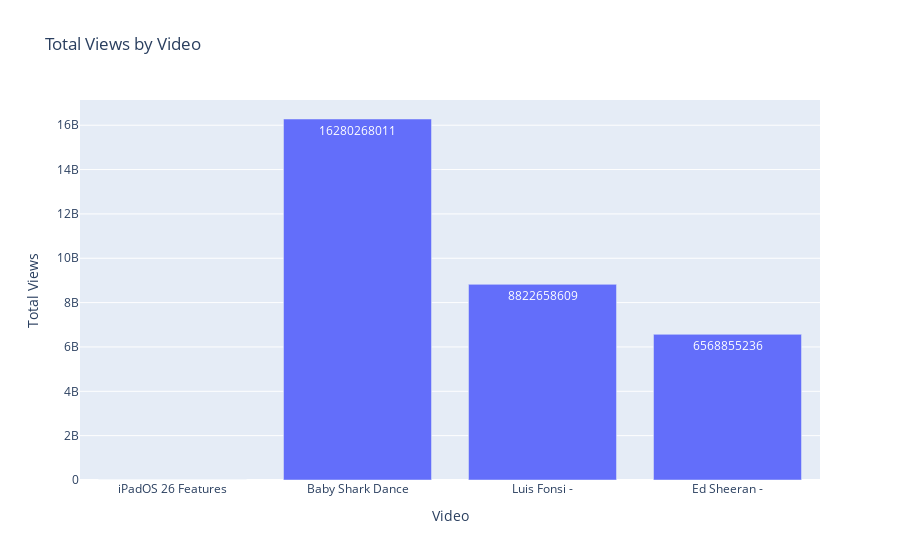
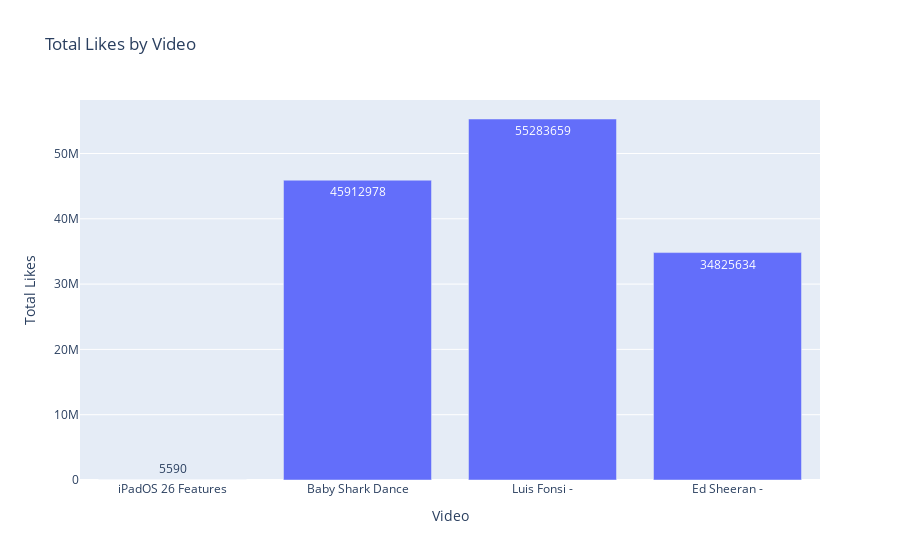
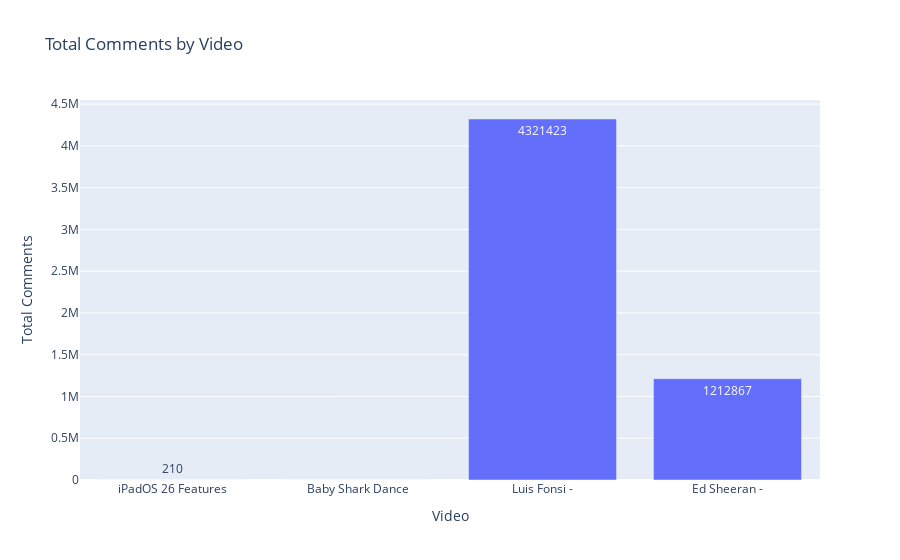

Source (notebook cell) for these figures, in order:
### Code cell
import plotly.express as px

summary = {}
for stat in received_stats:
    video = trim_title(stat.get("title", stat.get("video_id", "Unknown")))
    summary[video] = stat

videos = list(summary.keys())
total_viewers = [summary[vid]["viewers"] for vid in videos]
total_likes = [summary[vid]["likes"] for vid in videos]
total_comments = [summary[vid]["comments"] for vid in videos]

fig_total = px.bar(
    x=videos,
    y=total_viewers,
    labels={'x': 'Video', 'y': 'Total Views'},
    title="Total Views by Video",
    text=total_viewers
)
fig_total.show()

fig_likes = px.bar(
    x=videos,
    y=total_likes,
    labels={'x': 'Video', 'y': 'Total Likes'},
    title="Total Likes by Video",
    text=total_likes
)
fig_likes.show()

fig_comments = px.bar(
    x=videos,
    y=total_comments,
    labels={'x': 'Video', 'y': 'Total Comments'},
    title="Total Comments by Video",
    text=total_comments
)
fig_comments.show()

### Figure 1 — Plotly figure (JSON) as saved in the notebook; plotly's stock layout.template omitted (floating-point values rounded to 4 significant figures)
{"data": [{"hovertemplate": "Video=%{x}<br>Total Views=%{y}<br>text=%{text}<extra></extra>", "legendgroup": "", "marker": {"color": "#636efa", "pattern": {"shape": ""}}, "name": "", "orientation": "v", "showlegend": false, "text": [129200.0, 16280000000.0, 8823000000.0, 6569000000.0], "textposition": "auto", "type": "bar", "x": ["iPadOS 26 Features", "Baby Shark Dance", "Luis Fonsi -", "Ed Sheeran -"], "xaxis": "x", "y": [129224, 16280268011, 8822658609, 6568855236], "yaxis": "y"}], "layout": {"barmode": "relative", "legend": {"tracegroupgap": 0}, "title": {"text": "Total Views by Video"}, "xaxis": {"anchor": "y", "domain": [0, 1], "title": {"text": "Video"}}, "yaxis": {"anchor": "x", "domain": [0, 1], "title": {"text": "Total Views"}}}}

### Figure 2 — Plotly figure (JSON) as saved in the notebook; plotly's stock layout.template omitted (floating-point values rounded to 4 significant figures)
{"data": [{"hovertemplate": "Video=%{x}<br>Total Likes=%{y}<br>text=%{text}<extra></extra>", "legendgroup": "", "marker": {"color": "#636efa", "pattern": {"shape": ""}}, "name": "", "orientation": "v", "showlegend": false, "text": [5590.0, 45910000.0, 55280000.0, 34830000.0], "textposition": "auto", "type": "bar", "x": ["iPadOS 26 Features", "Baby Shark Dance", "Luis Fonsi -", "Ed Sheeran -"], "xaxis": "x", "y": [5590, 45912978, 55283659, 34825634], "yaxis": "y"}], "layout": {"barmode": "relative", "legend": {"tracegroupgap": 0}, "title": {"text": "Total Likes by Video"}, "xaxis": {"anchor": "y", "domain": [0, 1], "title": {"text": "Video"}}, "yaxis": {"anchor": "x", "domain": [0, 1], "title": {"text": "Total Likes"}}}}

### Figure 3 — Plotly figure (JSON) as saved in the notebook; plotly's stock layout.template omitted (floating-point values rounded to 4 significant figures)
{"data": [{"hovertemplate": "Video=%{x}<br>Total Comments=%{y}<br>text=%{text}<extra></extra>", "legendgroup": "", "marker": {"color": "#636efa", "pattern": {"shape": ""}}, "name": "", "orientation": "v", "showlegend": false, "text": [210.0, 0.0, 4321000.0, 1213000.0], "textposition": "auto", "type": "bar", "x": ["iPadOS 26 Features", "Baby Shark Dance", "Luis Fonsi -", "Ed Sheeran -"], "xaxis": "x", "y": [210, 0, 4321423, 1212867], "yaxis": "y"}], "layout": {"barmode": "relative", "legend": {"tracegroupgap": 0}, "title": {"text": "Total Comments by Video"}, "xaxis": {"anchor": "y", "domain": [0, 1], "title": {"text": "Video"}}, "yaxis": {"anchor": "x", "domain": [0, 1], "title": {"text": "Total Comments"}}}}
